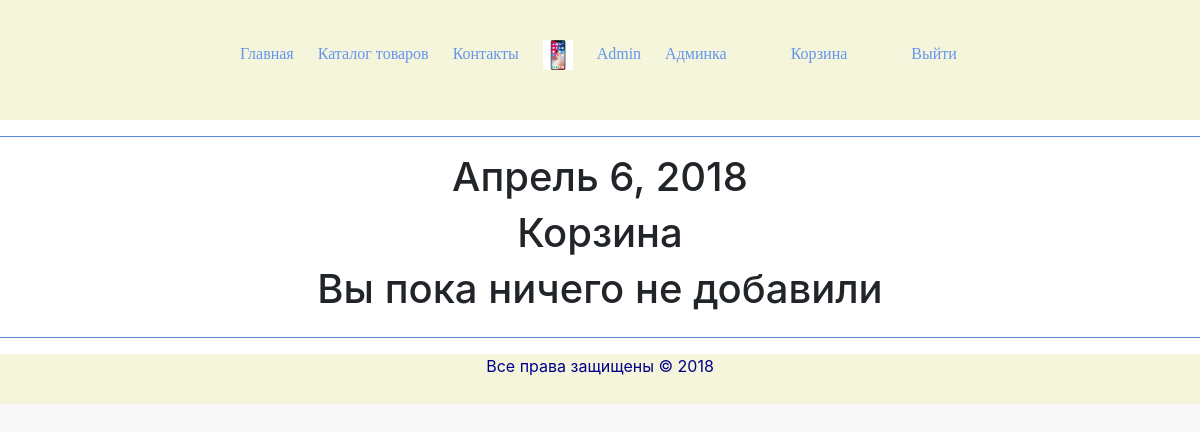
Before: /basket/ (signed in) with the older database file.
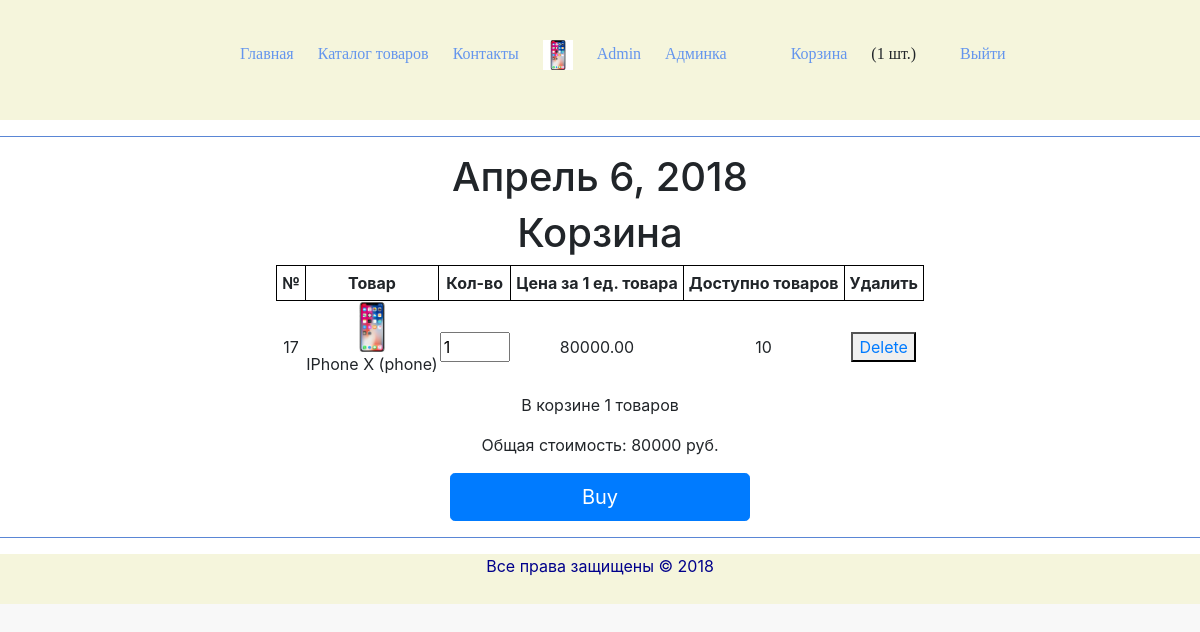
After: the same page with the newer database file.
### basketapp/models.py (models this page shows)
class Basket(models.Model):
    user = models.ForeignKey(settings.AUTH_USER_MODEL, related_name='basket', on_delete=models.CASCADE)
    product = models.ForeignKey(Product, on_delete=models.CASCADE)
    quantity = models.PositiveIntegerField(verbose_name='Количество', default=0)
    add_datetime = models.DateTimeField(verbose_name='Время добавления', auto_now_add=True)
    def _get_product_cost(self):
        return self.product.price * self.quantity
    product_cost = property(_get_product_cost)
    def _get_total_quantity(self):
        _items = self.user.basket.all()
        _total_quantity = sum(list(map(lambda x: x.quantity, _items)))
        return _total_quantity
    total_quantity = property(_get_total_quantity)
    def _get_total_cost(self):
        _items = self.user.basket.all()
        _total_cost = sum(list(map(lambda x: x.product_cost, _items)))
        return _total_cost
    total_cost = property(_get_total_cost)

### authapp/models.py (models this page shows)
class ShopUser(AbstractUser):
    avatar = models.ImageField(upload_to='users_avatars', blank=True)
    age = models.PositiveIntegerField(verbose_name='Возраст')

### mainapp/models.py (models this page shows, shortened)
class Product(models.Model):
    category = models.ForeignKey(ProductCategory,
                                 on_delete=models.CASCADE)
    name = models.CharField(verbose_name='Имя продукта',
                            max_length=128)
    image = models.ImageField(upload_to='products_images', blank=True)
    short_desc = models.CharField(verbose_name='Краткое описание продукта',
                                  max_length=60, blank=True)
    description = models.TextField(verbose_name='Описание продукта', blank=True)
    price = models.DecimalField(
        verbose_name='Цена продукта',
        max_digits=8,
        decimal_places=2,
        default=0
    )
    quantity = models.PositiveIntegerField(
        verbose_name='Количество на складе',
        default=0
    )
    def __str__(self):
        return "{} ({})".format(self.name, self.category.name)

class ProductCategory(models.Model):
    name = models.CharField(
        verbose_name='Название категории',
        max_length=64,
        unique=True
    )
    description = models.TextField(verbose_name='Описание категории',
                                   blank=True)
    active = models.BooleanField(verbose_name='Активна', default=True)

### basketapp/views.py (the view)
@login_required
def main(request):
    if request.user.is_authenticated:
        basket = request.user.basket.all()
    else:
        basket = []
    context = {
        'title': 'Корзина',
        'basket': basket,
    }
    return render(request, 'basketapp/basket.html', context)

### basketapp/templates/basketapp/basket.html (shortened to what this page needs)
{% extends 'mainapp/base.html' %}
{% load staticfiles %}
{% block content %}
    <h1>{% now %Y %}</h1>
    <h1>Корзина</h1>
    {% if basket %}
        <div class="phone-in-cataloge">
            {% include 'basketapp/includes/inc_basket_list.html' %}
        </div>
    {% else %}
        <h1>Вы пока ничего не добавили</h1>
    {% endif %}
{% endblock %}

### mainapp/templates/mainapp/includes/inc_basket.html
<ul class="basket">
    <li>
        <a href="{% url 'basket:main' %}" class="basket">Корзина</a>
    </li>
    <li>
        {% if basket %}
            ({{ basket.0.total_quantity }} шт.)
        {% endif %}
    </li>
</ul>

### basketapp/templates/basketapp/includes/inc_basket_list.html (shortened to what this page needs)
<form method="post" action="{% url 'basket:buy' %}">
    {% for product in basket %}
        <div class="basket">
            <table style="margin: 0 auto;text-align: center;">
                <tr>
                    <th>№</th>
                    <th>Товар</th>
                    <th>Кол-во</th>
                    <th>Цена за 1 ед. товара</th>
                    <th>Доступно товаров</th>
                    <th>Удалить</th>
                </tr>
                <tr>
                    <td>{{ product.pk }}</td>
                    <td>
                        <img src="/media/{{ product.product.image|default:'products_images/apple.jpg' }}"
                            alt={{ product.product }} width="50px">
                        <p>{{ product.product }}</p>
                    </td>
                    <td>
                        <input type="number" name="{{ product.pk }}" min="0"
                               max="{{ product.product.quantity }}"
                                value="{{ product.quantity }}" style="width: 70px;">
                    </td>
                    <td>{{ product.product.price }}</td>
                    <td>{{ product.product.quantity }}</td>
                    <td>
                        <button>
                            <a href="{% url 'basket:del' product.pk %}">
                                Delete
                            </a>
                        </button>
                    </td>
                </tr>
            </table>
        </div>
    {% endfor %}
    {% if basket %}
        <div class="basket_summary">
            <p style="text-align: center;">В корзине {{ basket.0.total_quantity }} товаров</p>
            <p style="text-align: center;">Общая стоимость: {{ basket.0.total_cost|floatformat:0 }} руб.</p>
        </div>
        <div class="buy">
            <button class="btn btn-lg btn-primary btn-block"
                    style="margin: 0 auto; width: 300px;" type="submit">
                Buy
            </button>
        </div>
    {% endif %}
</form>

Changed rows visible on the page:
added Basket: user+quantity "1", pk "17", product.image (picture), product "IPhone X (phone)", quantity "1", product.price "80000.00", product.quantity "10", user+product+quantity "80000"
Other visible differences:
text no longer shown: "Вы пока ничего не добавили"
text now shown: "( шт.) В корзине товаров Общая стоимость: руб. Buy"
